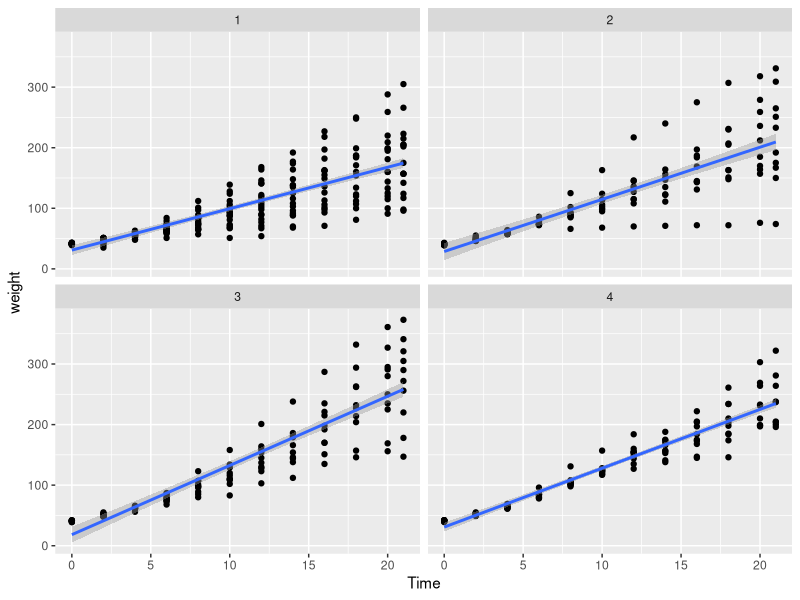

Here is the R script that generated this plot:
#### R CHALLENGE 7 ####
library(tidyverse)
library(car)
library(emmeans)
library(glmmTMB)

## load in the ChickWeight dataset. It contains weight (g) of small chickens grown on four different diets.
## Chickens were weighed every few days for 21 days. Don't worry about the 'Chick' column for this challenge
data("ChickWeight")
ChickWeight$Diet <- as.factor(ChickWeight$Diet)
?ChickWeight

## plot out data
ggplot(ChickWeight, aes(x=Time,y=weight))+geom_point()+facet_wrap(~Diet)+geom_smooth(method="lm")

## Q1: Conduct a regular one-way ANOVA to see if weight differs among the four diets (ie. ignore time). Which ones differ?



## Q2: Do the weights differ among the diets when including the time covariate? 


## Q2a: At what time point are the emmeans being calculated? (hint: the default is the average time point)


## Q3: Do the chicks on different diets have different growth rates? Which is fastest/slowest? (ie. compare slopes) 


## Bonus: Make a nice plot (either scatter plot or a dotplot with error bars for the emmeans)



######## PART 2  
library(lme4) # install if needed, can use instead of glmmTMB

data("ChickWeight")
ChickWeight$Diet <- as.factor(ChickWeight$Diet)

## Q4. The ChickWeight dataset contains measurements on 50 chicks fed four different diets over a 21 day period.
##    Last time we did an ANCOVA to compare the weights at the end of the experiment (Time=20).
        ## Hint: add 'at=list(Time=20)'  to the emmeans statement.
##    The results seem overly strong (ie. the p-values seem artificially low). Are all observations independent?
##    What might we not have considered that was part of the experimental design but was not accounted for in our analysis?
##    Construct a more appropriate model (use random effects if justified) and compare the diets.
##    Which diets differ significantly? How do the results differ from your model last week?


## Q5. How much variation is there among chicks? (ie. what is the variance component?)
##     How might this help to explain the difference in emmeans between your old and new model?

## Q6. Check residuals. How do they look? (we will return to this in a couple weeks to fix any potential issues)


## Q7. Bonus- extract the BLUPs and plot a histogram
